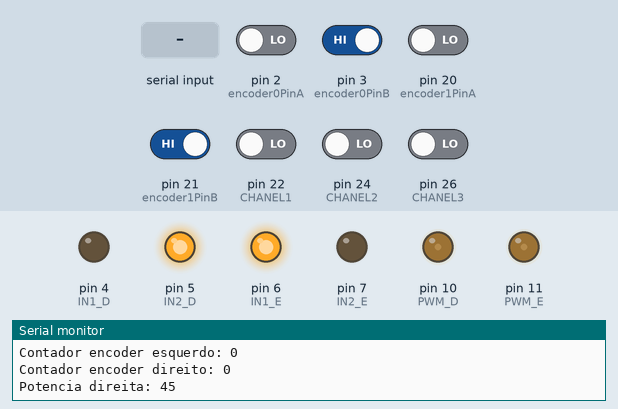
The sketch below on a simulated Arduino Mega 2560, built with avr-gcc and run on an emulated ATmega2560. On the bench: output pins drawn as LEDs (lit = HIGH), the last lines printed to the serial monitor. The test bench sets the inputs (shaded band); at power-on: pin 3 (encoder0PinB), pin 21 (encoder1PinB) HIGH, pin 2 (encoder0PinA), pin 20 (encoder1PinA), pin 22 (CHANEL1), pin 24 (CHANEL2), pin 26 (CHANEL3) LOW. Storage starts empty.

Above: at 7.0 s.
7.1 s: "90,45\n" received over Serial
At 10.0 s:
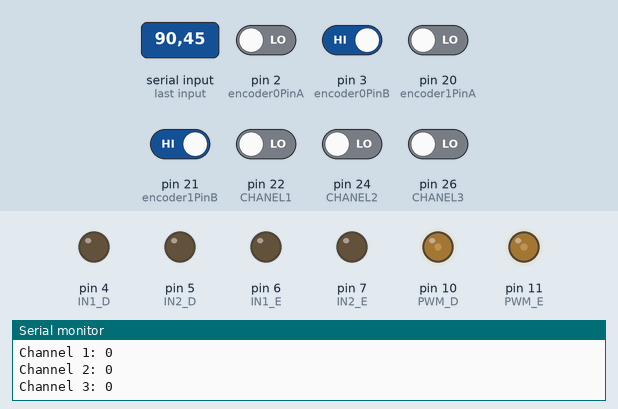
10.1 s: "30,150\n" received over Serial
At 12.0 s:
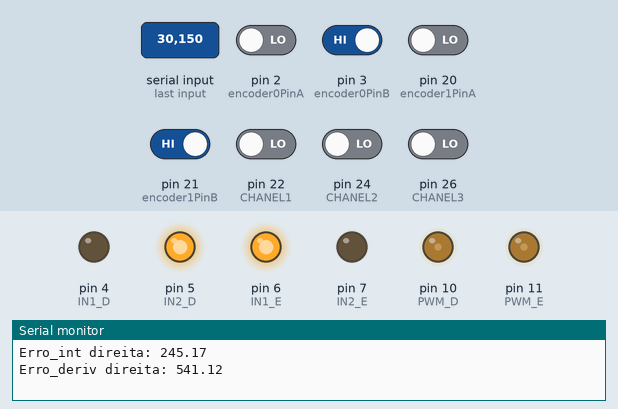
16.5 s: "0\n" received over Serial
At 18.3 s:
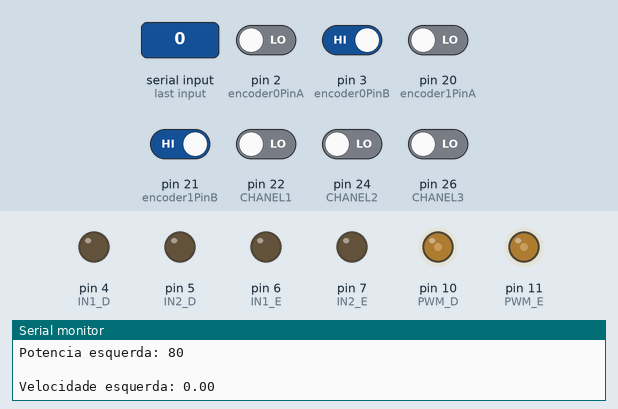
21.5 s: "5\n" received over Serial
At 22.5 s:
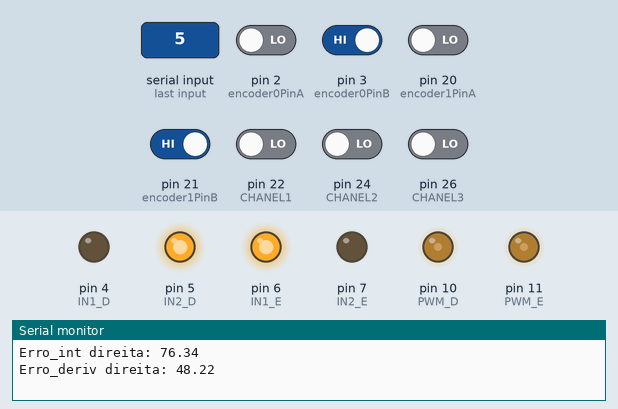
Timing chart, 0 to 24.9 s (numbered marks = the images above; inputs shaded):
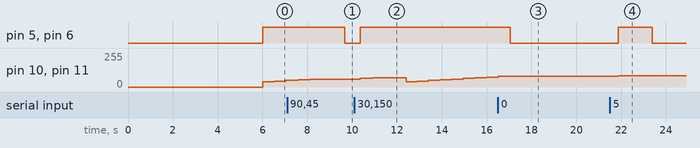

The sketch:

ControladorVelocidadePID.ino
```cpp
 /* read a rotary encoder with interrupts
   Encoder hooked up with common to GROUND,
   encoder0PinA to pin 2, encoder0PinB to pin 4 (or pin 3 see below)
   it doesn't matter which encoder pin you use for A or B
   uses Arduino pullups on A & B channel outputs
   turning on the pullups saves having to hook up resistors
   to the A & B channel outputs
*/

// Includes ------------------------------------------------------------------------------------------------

// SD card
#include <SD.h>

// Cálculos
#include <Math.h>

// Defines -------------------------------------------------------------------------------------------------

// SD card
#define CS 53

// Encoders esquerda
#define encoder0PinA 2
#define encoder0PinB 3

// Encoders direita
#define encoder1PinA 20
#define encoder1PinB 21

// Calculo de velocidade
#define pi 3.14159265359f

// Controle de velocidade
#define limiar_erro_velocidade 0.07f
#define POT_MAX_ESQUERDA 150
#define POT_MAX_DIREITA 120
#define POT_MIN_ESQUERDA 40
#define POT_MIN_DIREITA 40
#define Kp_esquerda 6.5f
#define Ki_esquerda 0.05f
#define Kd_esquerda 0.1f
#define Kp_direita 6.5f
#define Ki_direita 0.05f
#define Kd_direita 0.1f

// Controle remoto
#define CHANEL1 22
#define CHANEL2 24
#define CHANEL3 26

// Driver
#define IN1_D 4 //laranjas
#define IN2_D 5
#define IN1_E 6 //amarelos
#define IN2_E 7

#define PWM_D 10 //azul
#define PWM_E 11 //roxo

// Variáveis ----------------------------------------------------------4-----------------------------------

// SD card
const int chipSelect = CS;
int dataString = 0;
bool abriu = true;
char nomearquivo[] = "datalog1.txt";

// Encoders
volatile long encoder0Pos = 0; //esquerda
volatile long encoder1Pos = 0; //direita
double voltas_esquerda = 0, voltas_esquerda_anterior = 0;
double voltas_direita = 0, voltas_direita_anterior = 0;

// Cálculo de velocidade
float velocidade_esquerda = 0;
float velocidade_direita = 0;
double tempo;
double tempo_aux;

// Controle de velocidade
float velocidade_Controlada = 0;
float erro_esquerda, erro_direita;
float erro_esquerda_int, erro_direita_int;
float erro_esquerda_deriv, erro_direita_deriv;
float pot_esquerda_erro = 0;
float pot_direita_erro = 0;
float velocidade_Referencia = 3;
float velocidade_Referencia_nova = 0;
double tempoint_esquerda = 0;
double tempoint_direita = 0;
double tempoderiv_esquerda = 0;
double tempoderiv_direita =0;
bool trocar_sentido = false;
bool foward = true;
bool back = false;
bool left = false;
bool right = false;
bool left_eixo = false;
bool right_eixo = false;

// Driver
int pot_direita = 0;
int pot_esquerda = 0;

// Ler int do buffer serial
float valor = 0;

// Usar o controle remoto
int ch1;
int ch2;
int ch3;

//Funcoes de setup dos módulos --------------------------------------------------------------------------------------------------------------

// Driver

void start_DRIVER (){

  pinMode(IN1_E, OUTPUT);
  pinMode(IN2_E, OUTPUT);
  pinMode(IN1_D, OUTPUT);
  pinMode(IN2_D, OUTPUT);
  pinMode(PWM_E, OUTPUT);
  pinMode(PWM_D, OUTPUT);
}

// Encoders

void start_ENCODER () {

  pinMode(encoder0PinA, INPUT);
  pinMode(encoder0PinB, INPUT);
  pinMode(encoder1PinA, INPUT);
  pinMode(encoder1PinB, INPUT);

// Encoder Esquerda
  attachInterrupt(digitalPinToInterrupt(encoder0PinA), doEncoderA, CHANGE);
  attachInterrupt(digitalPinToInterrupt(encoder0PinB), doEncoderB, CHANGE);

// Encoder Direita
  attachInterrupt(digitalPinToInterrupt(encoder1PinA), doEncoder1A, CHANGE);
  attachInterrupt(digitalPinToInterrupt(encoder1PinB), doEncoder1B, CHANGE);
}

// SD card

void start_SD () {

  pinMode (CS,OUTPUT);
  if (!SD.begin(chipSelect)) {
    Serial.println("Card failed, or not present");
    return;
  }
  Serial.println("card initialized.");
}

// Controle remoto

void start_RC(){

  pinMode(CHANEL1, INPUT);
  pinMode(CHANEL2, INPUT);
  pinMode(CHANEL3, INPUT);

}

//Funções driver--------------------------------------------------------------------------------------------------------------------------

void direita(int potEsquerda, int potDireita){
  analogWrite(PWM_E, potEsquerda);
  analogWrite(PWM_D, potDireita);
  digitalWrite(IN1_E, HIGH);
  digitalWrite(IN2_E, LOW);
  digitalWrite(IN1_D, LOW);
  digitalWrite(IN2_D, HIGH);
}

void esquerda(int potEsquerda, int potDireita){
  analogWrite(PWM_E, potEsquerda);
  analogWrite(PWM_D, potDireita);
  digitalWrite(IN1_E, HIGH);
  digitalWrite(IN2_E, LOW);
  digitalWrite(IN1_D, LOW);
  digitalWrite(IN2_D, HIGH);
}


void direita_eixo (int potEsquerda, int potDireita) {
  analogWrite(PWM_E, potEsquerda);
  analogWrite(PWM_D, potDireita);
  digitalWrite(IN1_E, HIGH);
  digitalWrite(IN2_E, LOW);
  digitalWrite(IN1_D, HIGH);
  digitalWrite(IN2_D, LOW);

}

void esquerda_eixo (int potEsquerda, int potDireita) {
  analogWrite(PWM_E, potEsquerda);
  analogWrite(PWM_D, potDireita);
  digitalWrite(IN1_E, LOW);
  digitalWrite(IN2_E, HIGH);
  digitalWrite(IN1_D, LOW);
  digitalWrite(IN2_D, HIGH);

}

void frente(int potEsquerda, int potDireita){
  analogWrite(PWM_E, potEsquerda);
  analogWrite(PWM_D, potDireita);
  digitalWrite(IN1_E, HIGH);
  digitalWrite(IN2_E, LOW);
  digitalWrite(IN1_D, LOW);
  digitalWrite(IN2_D, HIGH);
}

void tras(int potEsquerda, int potDireita){
  analogWrite(PWM_E, potEsquerda);
  analogWrite(PWM_D, potDireita);
  digitalWrite(IN1_E, LOW);
  digitalWrite(IN2_E, HIGH);
  digitalWrite(IN1_D, HIGH);
  digitalWrite(IN2_D, LOW);
}

void parar () {
  digitalWrite(IN1_E, LOW);
  digitalWrite(IN2_E, LOW);
  digitalWrite(IN1_D, LOW);
  digitalWrite(IN2_D, LOW);
}

//Funções Encoder -------------------------------------------------------------------------------------------------------------

void doEncoderA(){

  noInterrupts();
  // look for a low-to-high on channel A
  if (digitalRead(encoder0PinA) == HIGH) {

    // check channel B to see which way encoder is turning
    if (digitalRead(encoder0PinB) == LOW) {
      encoder0Pos = encoder0Pos + 1;         // CW
    }
    else {
      encoder0Pos = encoder0Pos - 1;         // CCW
    }
  }
  else   // must be a high-to-low edge on channel A
  {
    // check channel B to see which way encoder is turning
    if (digitalRead(encoder0PinB) == HIGH) {
      encoder0Pos = encoder0Pos + 1;          // CW
    }
    else {
      encoder0Pos = encoder0Pos - 1;          // CCW
    }
  }
  interrupts();
}

void doEncoderB(){

  noInterrupts();
  // look for a low-to-high on channel B
  if (digitalRead(encoder0PinB) == HIGH) {
   // check channel A to see which way encoder is turning
    if (digitalRead(encoder0PinA) == HIGH) {
      encoder0Pos = encoder0Pos + 1;         // CW
    }
    else {
      encoder0Pos = encoder0Pos - 1;         // CCW
    }
  }
  // Look for a high-to-low on channel B
  else {
    // check channel B to see which way encoder is turning
    if (digitalRead(encoder0PinA) == LOW) {
      encoder0Pos = encoder0Pos + 1;          // CW
    }
    else {
      encoder0Pos = encoder0Pos - 1;          // CCW
    }
  }
  interrupts();
}


void doEncoder1A(){

  noInterrupts();
  // look for a low-to-high on channel A
  if (digitalRead(encoder1PinA) == HIGH) {
    // check channel B to see which way encoder is turning
    if (digitalRead(encoder1PinB) == LOW) {
      encoder1Pos = encoder1Pos + 1;         // CW
    }
    else {
      encoder1Pos = encoder1Pos - 1;         // CCW
    }
  }
  else   // must be a high-to-low edge on channel A
  {
    // check channel B to see which way encoder is turning
    if (digitalRead(encoder1PinB) == HIGH) {
      encoder1Pos = encoder1Pos + 1;          // CW
    }
    else {
      encoder1Pos = encoder1Pos - 1;          // CCW
    }
  }
  interrupts();
}

void doEncoder1B(){

  noInterrupts();
  // look for a low-to-high on channel B
  if (digitalRead(encoder1PinB) == HIGH) {
   // check channel A to see which way encoder is turning
    if (digitalRead(encoder1PinA) == HIGH) {
      encoder1Pos = encoder1Pos + 1;         // CW
    }
    else {
      encoder1Pos = encoder1Pos - 1;         // CCW
    }
  }
  // Look for a high-to-low on channel B
  else {
    // check channel B to see which way encoder is turning
    if (digitalRead(encoder1PinA) == LOW) {
      encoder1Pos = encoder1Pos + 1;          // CW
    }
    else {
      encoder1Pos = encoder1Pos - 1;          // CCW
    }
  }
  interrupts();
}

// Funcoes Controle de Velocidade -----------------------------------------------------------------------------------------

void controlePIVelocidade (){

  if(velocidade_Referencia == 0){
    parar();
    return;
  }

  erro_esquerda = (velocidade_Referencia)-(velocidade_esquerda);
  erro_esquerda_int += (erro_esquerda*(millis()-tempoint_esquerda)/1000);
  tempoint_esquerda = millis();
  erro_esquerda_deriv += (erro_esquerda/((millis()-tempoderiv_esquerda)/1000));
  tempoderiv_esquerda = millis();

  erro_direita = (velocidade_Referencia)-(velocidade_direita);
  erro_direita_int += (erro_direita*(millis()-tempoint_direita)/1000);
  tempoint_direita = millis();
  erro_direita_deriv += (erro_direita/((millis()-tempoderiv_direita)/1000));
  tempoderiv_direita = millis();

  pot_esquerda_erro = (erro_esquerda*Kp_esquerda + erro_esquerda_int*Ki_esquerda + erro_esquerda_deriv*Kd_esquerda);
  pot_direita_erro = (erro_direita*Kp_direita + erro_direita_int*Ki_direita + erro_direita_deriv*Kd_direita);

  if ((abs(erro_esquerda) < limiar_erro_velocidade)){
    erro_esquerda = 0;
    erro_esquerda_int = 0;
    erro_esquerda_deriv = 0;
    if (trocar_sentido){
      velocidade_Referencia = velocidade_Referencia_nova;
      trocar_sentido = false;
    }
  }
  if ((abs(erro_direita) < limiar_erro_velocidade)){
    erro_direita = 0;
    erro_direita_int = 0;
    erro_direita_deriv = 0;
    if (trocar_sentido){
      velocidade_Referencia = velocidade_Referencia_nova;
      trocar_sentido = false;
    }
  }
  if(abs(pot_esquerda_erro) > 5){
    if (pot_esquerda_erro > 5){
      pot_esquerda_erro = 5;
    }else if (pot_esquerda < -5) {
      pot_esquerda_erro = -5;
    }
  }
  if(abs(pot_direita_erro) > 5){
    if (pot_direita_erro > 5){
      pot_direita_erro = 5;
    }else if (pot_direita < -5) {
      pot_direita_erro = -5;
    }
  }

  pot_esquerda = pot_esquerda + pot_esquerda_erro;
  pot_direita = pot_direita + pot_direita_erro;

  if (abs(pot_esquerda) > POT_MAX_ESQUERDA){
    pot_esquerda = POT_MAX_ESQUERDA;
  }else if (abs(pot_esquerda) < POT_MIN_ESQUERDA){
    pot_esquerda = POT_MIN_ESQUERDA;
  }
  if (abs(pot_direita) > POT_MAX_DIREITA){
    pot_direita = POT_MAX_DIREITA;
  }else if (abs(pot_direita) < POT_MIN_DIREITA){
    pot_direita = POT_MIN_DIREITA;
  }

  if (foward){
    frente(pot_esquerda,pot_direita);
  }

  Serial.print("Potência controlada esquerda:");Serial.println(pot_esquerda);
  Serial.print("Potência de erro esquerda: ");  Serial.println(pot_esquerda_erro);
  Serial.print("Erro esquerda: ");              Serial.println(erro_esquerda);
  Serial.print("Erro_int esquerda: ");          Serial.println(erro_esquerda_int);
  Serial.print("Erro_deriv esquerda: ");        Serial.println(erro_esquerda_deriv);
  Serial.print("Potência controlada direita: ");Serial.println(pot_direita);
  Serial.print("Potência de erro direita: ");   Serial.println(pot_direita_erro);
  Serial.print("Erro direita: ");               Serial.println(erro_direita);
  Serial.print("Erro_int direita: ");           Serial.println(erro_direita_int);
  Serial.print("Erro_deriv direita: ");         Serial.println(erro_direita_deriv);
  Serial.println(" ");

}


// Setup e Loop principais
//-----------------------------------------------------------------------------------------------------------

void setup(){

  tempo = millis();

  start_DRIVER();

  start_ENCODER();

  Serial.begin(9600);

  while (!Serial) {
    ; // wait for serial port to connect. Needed for Leonardo only
  }
  Serial.println("Start");

  start_SD();

  start_RC();
}

void loop(){

if ((millis()/1000) > 5){

  if ((millis()/1000) > 30){
    velocidade_Referencia = 0;
  }
  File dataFile = SD.open(nomearquivo, FILE_WRITE);

  if(!dataFile) {
    nomearquivo[14] = "datalog2.txt";
    dataFile = SD.open(nomearquivo, FILE_WRITE);
  }
  if (abriu && dataFile){
    dataFile.println("----------------------------------------------------------");
    dataFile.close();
    abriu = false;
  }

  if (millis() - tempo > 50){

    tempo_aux = (millis()- tempo);
    tempo = millis();

    voltas_esquerda = encoder0Pos/1632.67;
    voltas_direita = encoder1Pos/1632.67;

    velocidade_esquerda = 1000*(voltas_esquerda - voltas_esquerda_anterior)/(tempo_aux);
    velocidade_direita = 1000*(voltas_direita - voltas_direita_anterior)/(tempo_aux);

    voltas_esquerda_anterior = voltas_esquerda;
    voltas_direita_anterior = voltas_direita;

    Serial.print("Velocidade esquerda: ");      Serial.println(velocidade_esquerda);
    Serial.print("Velocidade direita: ");       Serial.println(velocidade_direita);
    Serial.println(" ");
  }

  controlePIVelocidade();

  if(Serial.available() > 0) {
    velocidade_Referencia_nova = Serial.parseFloat();
    Serial.print("Velocidade recebida: ");      Serial.println(velocidade_Referencia_nova);

    if (velocidade_Referencia*velocidade_Referencia_nova < 0){
      velocidade_Referencia = 0;
      trocar_sentido = true;
    }else if (velocidade_Referencia*velocidade_Referencia_nova >= 0){
      velocidade_Referencia = velocidade_Referencia_nova;
    }
  }

  // Ler a velocidade de Referencia pelo controle remoto

  ch1 = pulseIn(CHANEL1, HIGH, 25000);
  ch2 = pulseIn(CHANEL2, HIGH, 25000);
  ch3 = pulseIn(CHANEL3, HIGH, 25000);
  Serial.print("Channel 1: "); // Print the value of
  Serial.println(ch1);        // each channel
  Serial.print("Channel 2: ");
  Serial.println(ch2);
  Serial.print("Channel 3: ");
  Serial.println(ch3);
  Serial.println();

  /*
   * Usar o controle para pegar a velocidade_Referencia!!
   * if (ch2 != 0){

    if (ch2 < 1200){
      velocidade_Referencia = 3;
      Serial.print("Velocidade recebida: ");      Serial.println(velocidade_Referencia);
    }else if (ch2 > 1600){
      velocidade_Referencia = 3.5;
      Serial.print("Velocidade recebida: ");      Serial.println(velocidade_Referencia);
    }
  }
  if ((ch1 < 1500) && (ch1 != 0)){
    velocidade_Referencia = 0;
    Serial.print("Velocidade recebida: ");      Serial.println(velocidade_Referencia);
  }*/
  Serial.print("Contador encoder esquerdo: ");  Serial.println (encoder0Pos, DEC);
  Serial.print("Contador encoder direito: ");   Serial.println (encoder1Pos, DEC);
  Serial.print("Potencia direita: ");           Serial.println(pot_direita);
  Serial.print("Potencia esquerda: ");          Serial.println(pot_esquerda);
  Serial.println(" ");

  if (dataFile) {
    dataFile.print(millis());dataFile.print(" ");dataFile.print(velocidade_esquerda);
    dataFile.print(" ");dataFile.print(velocidade_direita);
    dataFile.print(" ");dataFile.println(velocidade_Referencia);
    dataFile.close();
  }
}
}
```

Measured:
- after the input at 7.1 s, pin 5 (IN2_D), pin 6 (IN1_E): HIGH → LOW after 2.6 s
- after the input at 10.1 s, pin 5 (IN2_D), pin 6 (IN1_E): LOW → HIGH after 0.26 s; pin 10 (PWM_D), pin 11 (PWM_E): 60/255 → 65/255 after 0.26 s, → 70/255 0.56 s later, → 40/255 1.5 s later, → 45/255 0.46 s later, … (10 changes in this stretch)
- after the input at 16.5 s, pin 5 (IN2_D), pin 6 (IN1_E): HIGH → LOW after 0.56 s; pin 10 (PWM_D), pin 11 (PWM_E): goes on until 16.5 s, then stays 80/255
- after the input at 21.5 s, pin 5 (IN2_D), pin 6 (IN1_E): LOW → HIGH after 0.38 s, → LOW 1.5 s later; pin 10 (PWM_D), pin 11 (PWM_E): 80/255 → 85/255 after 0.38 s
